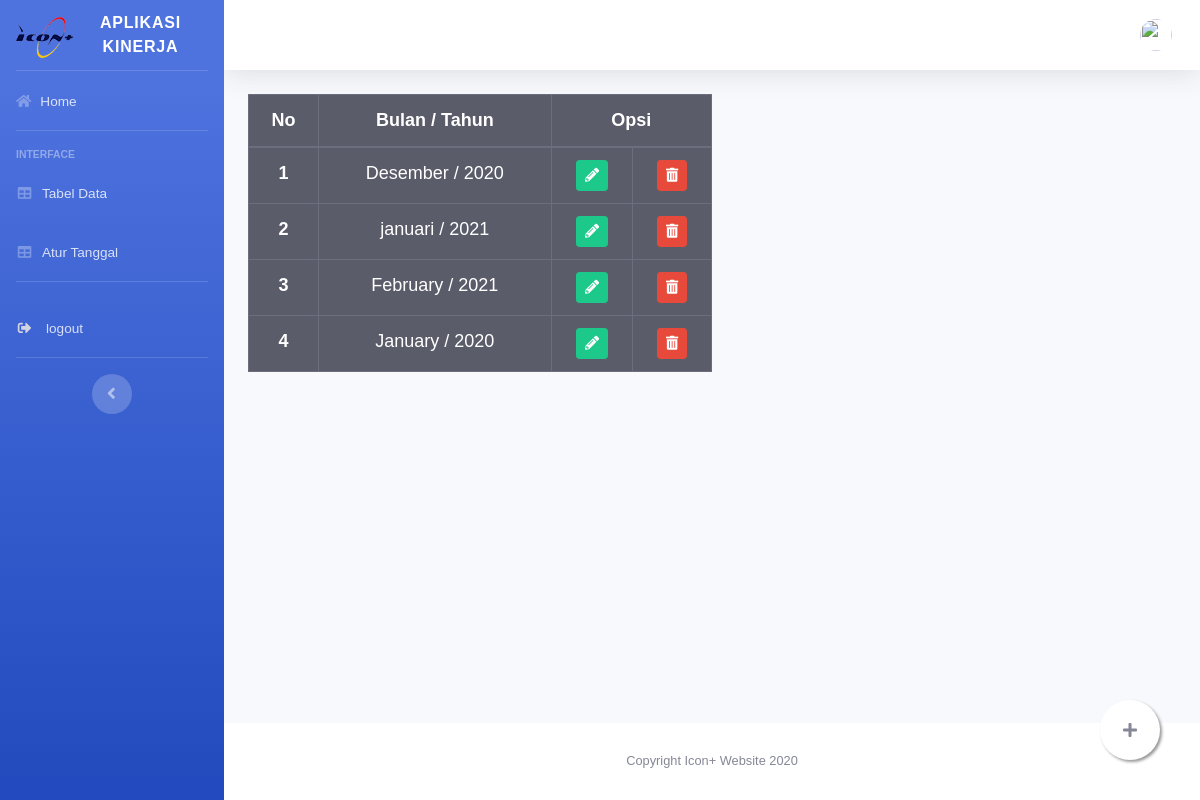
/index.php/tanggal, run on the app's committed database.
### tables this page shows
CREATE TABLE `tanggal` (
  `id_tanggal` int(11) NOT NULL,
  `dates` varchar(256) NOT NULL
);

### application/controllers/tanggal.php (called while the page is built, shortened)
	<?php
class Tanggal extends CI_Controller
{
	public function index(){
		$data['user'] = $this->db->get_where('usr',['email' =>
        $this->session->userdata('email')]) -> row_array();
		$data['isitabel'] = $this->tabel_model->getalltabel();
		$this->load->model('tanggal_model','tam');
		$data['tanggal'] = $this->tam->tampilalldata();
        $data['title'] = 'Atur Tanggal';
    	$this->load->view('temp/header',$data );
    	$this->load->view('temp/side',$data);
    	$this->load->view('temp/top',$data);
        $this->load->view('Menu/tanggal',$data);
        $this->load->view('temp/footer',$data);
	}
}

### index.php (called while the page is built, shortened)
<?php
require_once BASEPATH.'core/CodeIgniter.php';

### application/models/tanggal_model.php (called while the page is built, shortened)
<?php
class tanggal_model extends CI_Model
	{
		public function tampilalldata(){
			return $this->db->get('tanggal')->result_array();
		}
	}
 ?>

### application/views/Menu/tanggal.php (the view, shortened to what this page needs)
<div class="container-fluid">
<table class="table table-dark table-bordered col-lg-6">
  <thead>
    <tr class="text-center">
      <th scope="col">No</th>
      <th scope="col">Bulan / Tahun</th>
      <th scope="col" colspan="2"> Opsi </th>
    </tr>
  </thead>
  <tbody>
  	<?php $i = 1; ?>
  	<?php foreach ($tanggal as $tgl): ?>
    <tr class="text-center">
      <th scope="row"><?= $i  ?></th>
      <td><?= $tgl['dates']; ?></td>
      <td><?= anchor('tanggal/edit_tgl/'.$tgl['id_tanggal'], '<div class="btn btn-success btn-sm" data-toggle="tooltip" title="Edit Data"><i class="fas fa-pencil-alt" ></i></div>');?></td>
      <td><?= anchor('tanggal/hapus_tgl/'.$tgl['id_tanggal'],'<div class="btn btn-danger btn-sm" data-toggle="tooltip" title="Hapus Data"><i class="fas fa-trash-alt"></i></div>');?></td>
    </tr>
    <?php $i++ ?>
    <?php endforeach; ?>
  </tbody>
</table>
</div>
<a  class="btn guard" data-toggle="modal" data-target="#TambahData">
 <i class="fa fa-plus my-guard"></i>
 </a>
</div>

### application/views/Menu/tanggal.php (style rules this page uses)
* { padding:0;margin:0; }
body { font-family:Verdana, Geneva, sans-serif; font-size:18px; background-color:#CCC; }
.guard { position:fixed; width:60px; height:60px; bottom:40px; right:40px; background-color:#FFF; color:#FFF; border-radius:50px; text-align:center; box-shadow: 2px 2px 3px #999; }
.my-guard { margin-top:15px; }

### data on the page
tanggal: dates "Desember / 2020"
tanggal: dates "januari / 2021"
tanggal: dates "February / 2021"
tanggal: dates "January / 2020"
